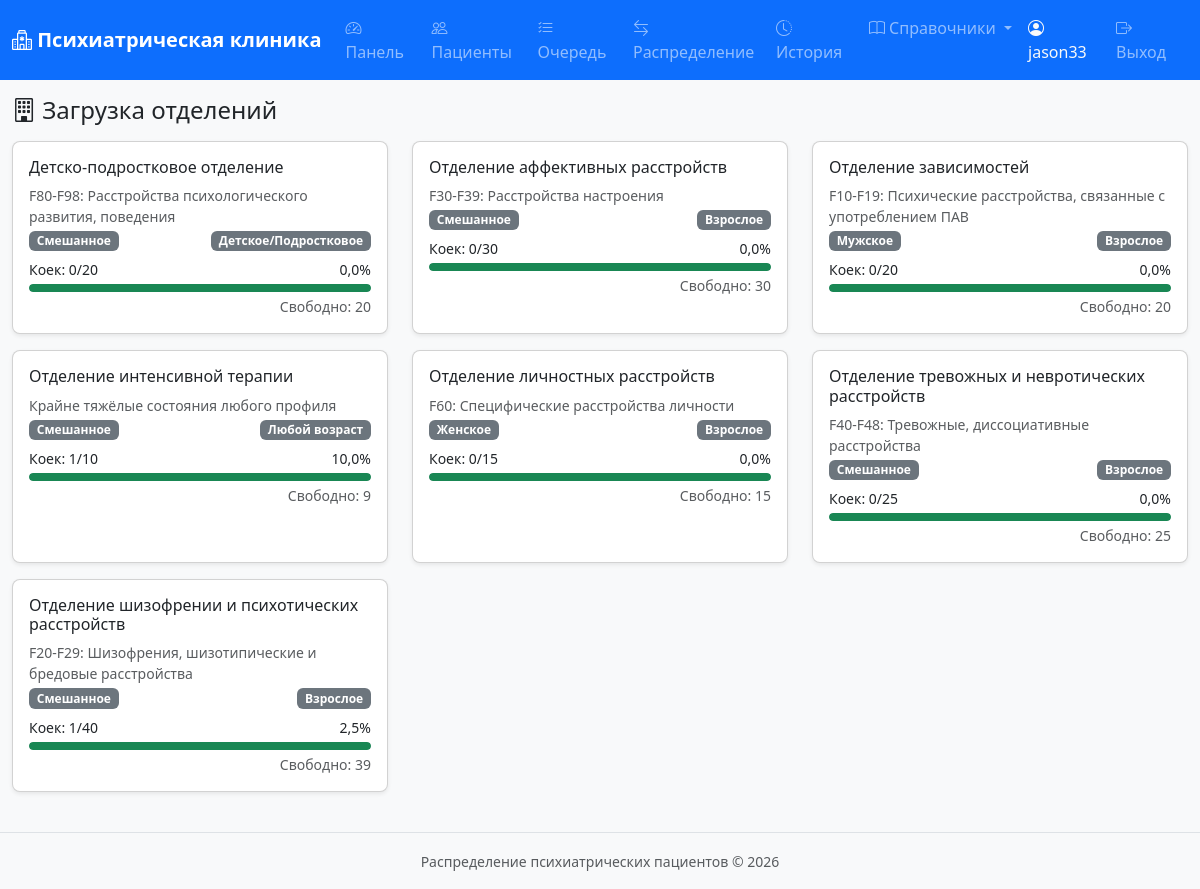
The app's page /distribution/departments/ (signed in) with its own data.
### apps/accounts/models.py (models this page shows, shortened)
class User(AbstractUser):
    ROLE_CHOICES = [
        ('doctor', 'Врач приёмного отделения'),
        ('senior_nurse', 'Старшая медсестра'),
        ('admin', 'Администратор'),
    ]
    role = models.CharField(max_length=20, choices=ROLE_CHOICES, default='doctor', verbose_name='Роль')
    phone = models.CharField(max_length=20, blank=True, verbose_name='Телефон')
    class Meta:
        verbose_name = 'Пользователь'
        verbose_name_plural = 'Пользователи'

### apps/references/models.py (models this page shows, shortened)
class Department(models.Model):
    GENDER_CHOICES = [
        ('M', 'Мужское'),
        ('F', 'Женское'),
        ('ANY', 'Смешанное'),
    ]
    AGE_CHOICES = [
        ('CHILD', 'Детское/Подростковое'),
        ('ADULT', 'Взрослое'),
        ('ANY', 'Любой возраст'),
    ]
    name = models.CharField(max_length=200, verbose_name='Название отделения')
    profile = models.CharField(max_length=500, blank=True, verbose_name='Профиль (диагнозы)')
    profile_diagnoses = models.ManyToManyField(
        Diagnosis, blank=True, related_name='departments', verbose_name='Профильные диагнозы'
    )
    gender_restriction = models.CharField(
        max_length=3, choices=GENDER_CHOICES, default='ANY', verbose_name='Ограничение по полу'
    )
    age_category = models.CharField(
        max_length=5, choices=AGE_CHOICES, default='ANY', verbose_name='Возрастная категория'
    )
    total_beds = models.PositiveIntegerField(default=0, verbose_name='Общее кол-во коек')
    occupied_beds = models.PositiveIntegerField(default=0, verbose_name='Занято коек')
    is_active = models.BooleanField(default=True, verbose_name='Активно')
    class Meta:
        verbose_name = 'Отделение'
        verbose_name_plural = 'Отделения'
        ordering = ['name']
    @property
    def available_beds(self):
        return max(0, self.total_beds - self.occupied_beds)
    @property
    def occupancy_percent(self):
        if self.total_beds == 0:
            return 0
        return round(self.occupied_beds / self.total_beds * 100, 1)

### apps/distribution/views.py (the view)
# urls.py: path('departments/', views.department_load_view, name='department_load'),
@login_required
def department_load_view(request):
    departments = Department.objects.filter(is_active=True).order_by('name')
    return render(request, 'distribution/department_load.html', {'departments': departments})

### apps/distribution/templates/distribution/department_load.html (shortened to what this page needs)
{% extends "base.html" %}
{% block content %}
<h4 class="mt-3"><i class="bi bi-building"></i> Загрузка отделений</h4>
<div class="row mt-3">
    {% for dept in departments %}
    <div class="col-md-4 mb-3">
        <div class="card shadow-sm h-100">
            <div class="card-body">
                <h6 class="card-title">{{ dept.name }}</h6>
                <p class="text-muted small mb-1">{{ dept.profile|default:"—" }}</p>
                <div class="d-flex justify-content-between mb-1">
                    <span class="badge bg-secondary">{{ dept.get_gender_restriction_display }}</span>
                    <span class="badge bg-secondary">{{ dept.get_age_category_display }}</span>
                </div>
                <div class="mt-2">
                    <div class="d-flex justify-content-between small">
                        <span>Коек: {{ dept.occupied_beds }}/{{ dept.total_beds }}</span>
                        <span>{{ dept.occupancy_percent }}%</span>
                    </div>
                    <div class="occupancy-bar mt-1">
                        <div class="fill {% if dept.occupancy_percent < 50 %}occupancy-low{% elif dept.occupancy_percent < 80 %}occupancy-medium{% else %}occupancy-high{% endif %}"
                             style="width: {{ dept.occupancy_percent }}%"></div>
                    </div>
                    <div class="text-end small text-muted mt-1">
                        Свободно: {{ dept.available_beds }}
                    </div>
                </div>
            </div>
        </div>
    </div>
    {% endfor %}
</div>
{% endblock %}

### templates/base.html (shortened to what this page needs)
{% load static %}
<!DOCTYPE html>
<html lang="ru">
<head>
    <link href="https://cdn.jsdelivr.net/npm/bootstrap@5.3.3/dist/css/bootstrap.min.css" rel="stylesheet">
    <link href="https://cdn.jsdelivr.net/npm/bootstrap-icons@1.11.3/font/bootstrap-icons.min.css" rel="stylesheet">
    <link href="{% static 'css/style.css' %}" rel="stylesheet">
</head>
<body>
    <nav class="navbar navbar-expand-lg navbar-dark bg-primary">
        <div class="container-fluid">
            <a class="navbar-brand" href="{% url 'home' %}">
                <i class="bi bi-hospital"></i> Психиатрическая клиника
            </a>
            <div class="collapse navbar-collapse" id="navbarNav">
                <ul class="navbar-nav me-auto">
                    {% if user.is_authenticated %}
                    <li class="nav-item">
                        <a class="nav-link" href="{% url 'reports:dashboard' %}">
                            <i class="bi bi-speedometer2"></i> Панель
                        </a>
                    </li>
                    <li class="nav-item">
                        <a class="nav-link" href="{% url 'patients:list' %}">
                            <i class="bi bi-people"></i> Пациенты
                        </a>
                    </li>
                    <li class="nav-item">
                        <a class="nav-link" href="{% url 'distribution:queue' %}">
                            <i class="bi bi-list-check"></i> Очередь
                        </a>
                    </li>
                    <li class="nav-item">
                        <a class="nav-link" href="{% url 'distribution:manual_assign' %}">
                            <i class="bi bi-arrow-left-right"></i> Распределение
                        </a>
                    </li>
                    <li class="nav-item">
                        <a class="nav-link" href="{% url 'distribution:history' %}">
                            <i class="bi bi-clock-history"></i> История
                        </a>
                    </li>
                    <li class="nav-item dropdown">
                        <a class="nav-link dropdown-toggle" href="#" data-bs-toggle="dropdown">
                            <i class="bi bi-book"></i> Справочники
                        </a>
                    </li>
                    {% endif %}
                </ul>
                <ul class="navbar-nav">
                    {% if user.is_authenticated %}
                    <li class="nav-item">
                        <span class="nav-link text-light">
                            <i class="bi bi-person-circle"></i> {{ user.get_full_name|default:user.username }}
                        </span>
                    </li>
                    <li class="nav-item">
                        <a class="nav-link" href="{% url 'accounts:login' %}?logout=1">
                            <i class="bi bi-box-arrow-right"></i> Выход
                        </a>
                    </li>
                    {% else %}
                    <li class="nav-item">
                        <a class="nav-link" href="{% url 'accounts:login' %}">
                            <i class="bi bi-box-arrow-in-right"></i> Вход
                        </a>
                    </li>
                    {% endif %}
                </ul>
            </div>
        </div>
    </nav>
    <div class="container-fluid mt-3">
        {% block content %}{% endblock %}
    </div>
    <footer class="bg-light text-center text-muted py-3 mt-4 border-top">
        <small>Распределение психиатрических пациентов &copy; {% now "Y" %}</small>
    </footer>
</body>
</html>

### static/css/style.css (style rules this page uses)
body { font-family: 'Segoe UI', Tahoma, Geneva, Verdana, sans-serif; background-color: #f8f9fa; }
.navbar-brand { font-weight: 600; }
.card { transition: transform 0.2s, box-shadow 0.2s; border-radius: 0.5rem; }
.occupancy-bar { height: 8px; border-radius: 4px; background-color: #dee2e6; overflow: hidden; }
.occupancy-bar .fill { height: 100%; border-radius: 4px; transition: width 0.3s; }
.occupancy-low { background-color: #198754; }

### records on screen
User: get_full_name "jason33"
Department: name "Детско-подростковое отделение", profile "F80-F98: Расстройства психологического развития, поведения", gender_restriction "Смешанное", age_category "Детское/Подростковое", occupied_beds "0", total_beds "20", occupancy_percent "0,0", available_beds "20"
Department: name "Отделение аффективных расстройств", profile "F30-F39: Расстройства настроения", gender_restriction "Смешанное", age_category "Взрослое", occupied_beds "0", total_beds "30", occupancy_percent "0,0", available_beds "30"
Department: name "Отделение зависимостей", profile "F10-F19: Психические расстройства, связанные с употреблением ПАВ", gender_restriction "Мужское", age_category "Взрослое", occupied_beds "0", total_beds "20", occupancy_percent "0,0", available_beds "20"
Department: name "Отделение интенсивной терапии", profile "Крайне тяжёлые состояния любого профиля", gender_restriction "Смешанное", age_category "Любой возраст", occupied_beds "1", total_beds "10", occupancy_percent "10,0", available_beds "9"
Department: name "Отделение личностных расстройств", profile "F60: Специфические расстройства личности", gender_restriction "Женское", age_category "Взрослое", occupied_beds "0", total_beds "15", occupancy_percent "0,0", available_beds "15"
Department: name "Отделение тревожных и невротических расстройств", profile "F40-F48: Тревожные, диссоциативные расстройства", gender_restriction "Смешанное", age_category "Взрослое", occupied_beds "0", total_beds "25", occupancy_percent "0,0", available_beds "25"
Department: name "Отделение шизофрении и психотических расстройств", profile "F20-F29: Шизофрения, шизотипические и бредовые расстройства", gender_restriction "Смешанное", age_category "Взрослое", occupied_beds "1", total_beds "40", occupancy_percent "2,5", available_beds "39"
